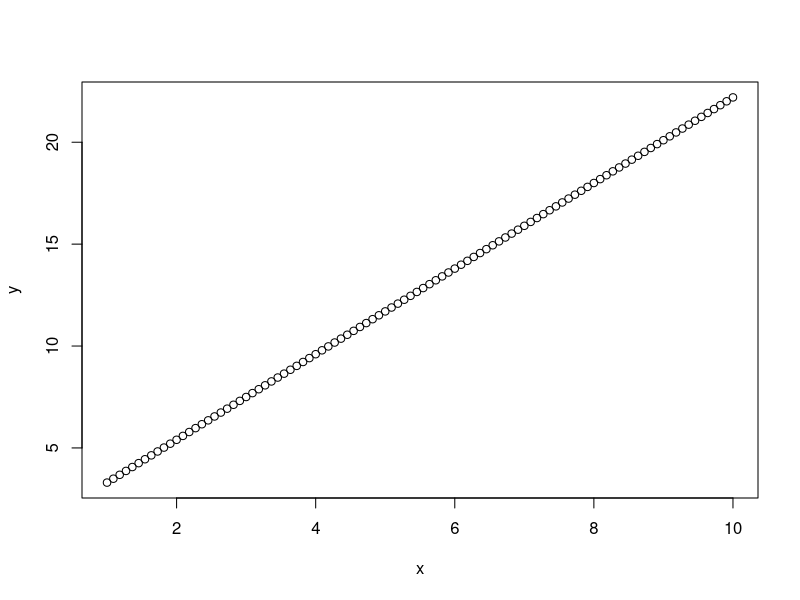
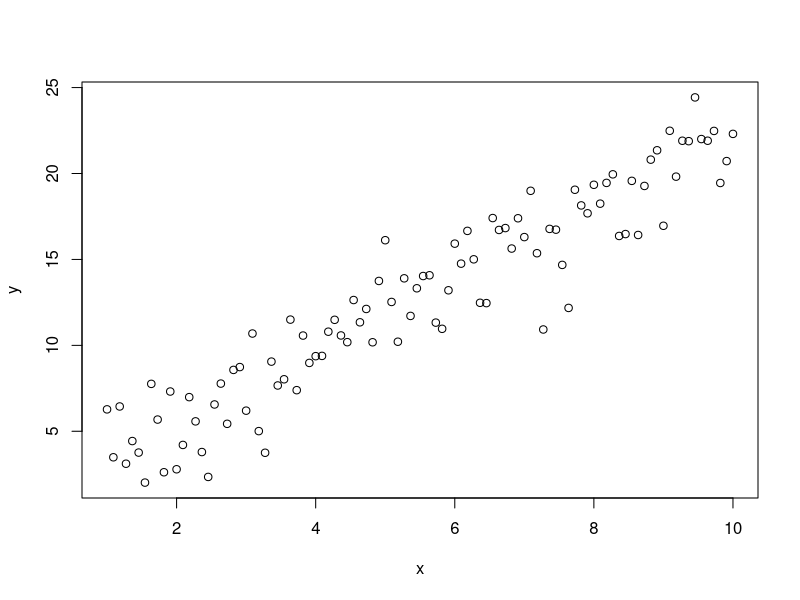
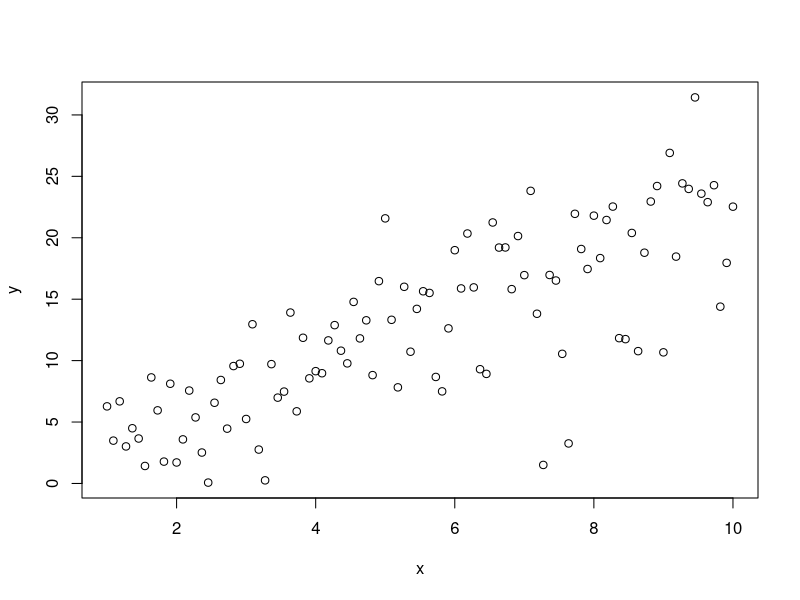
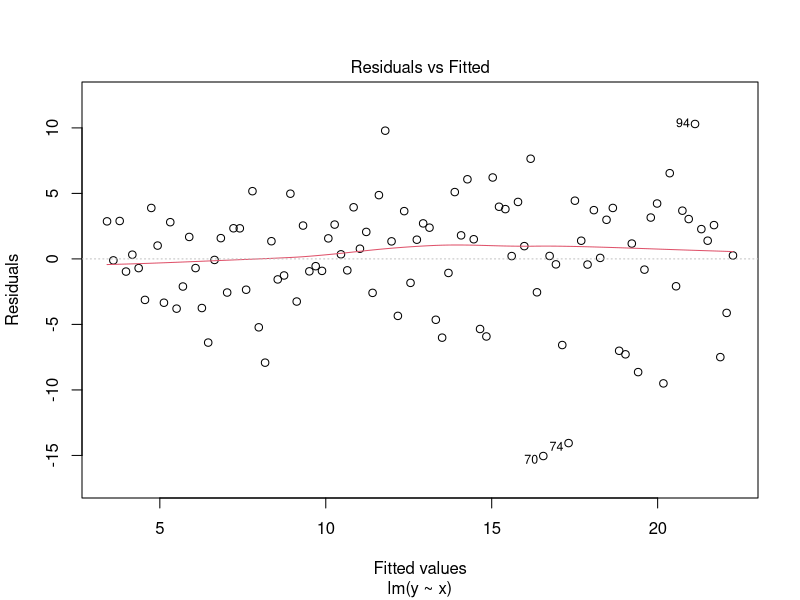
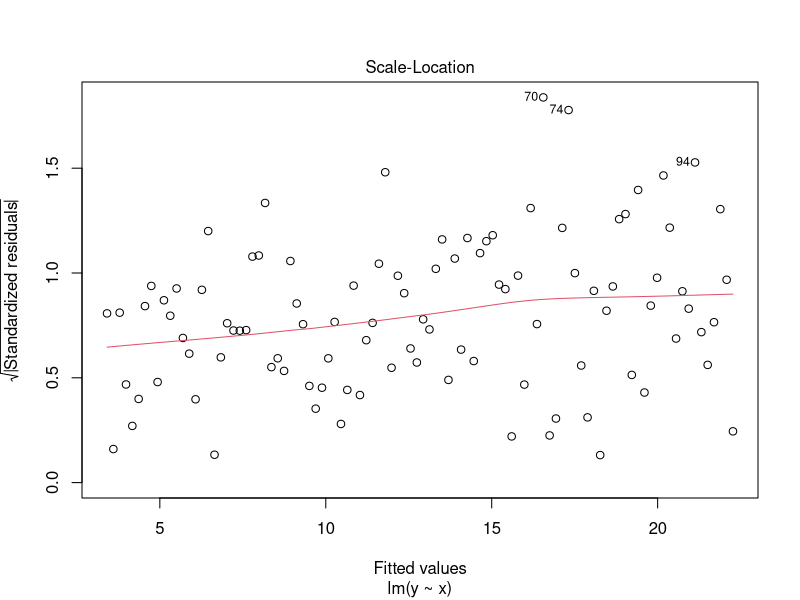
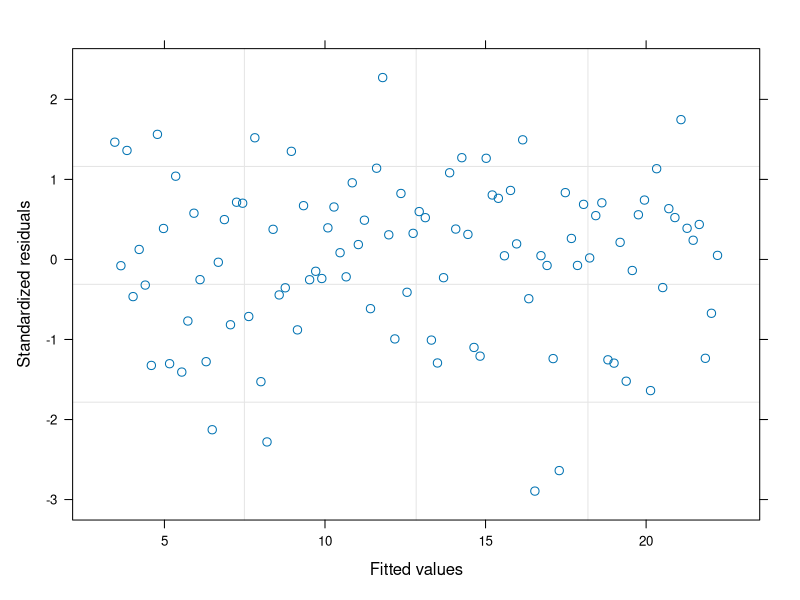
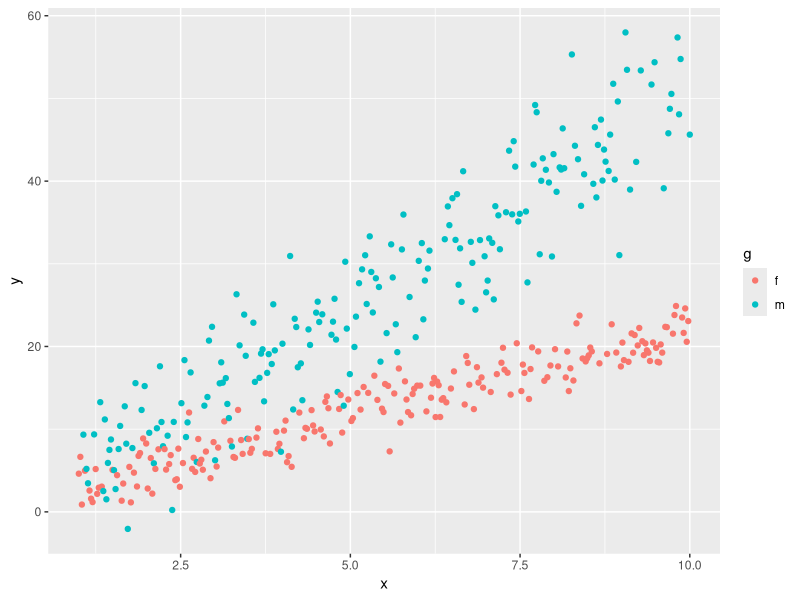
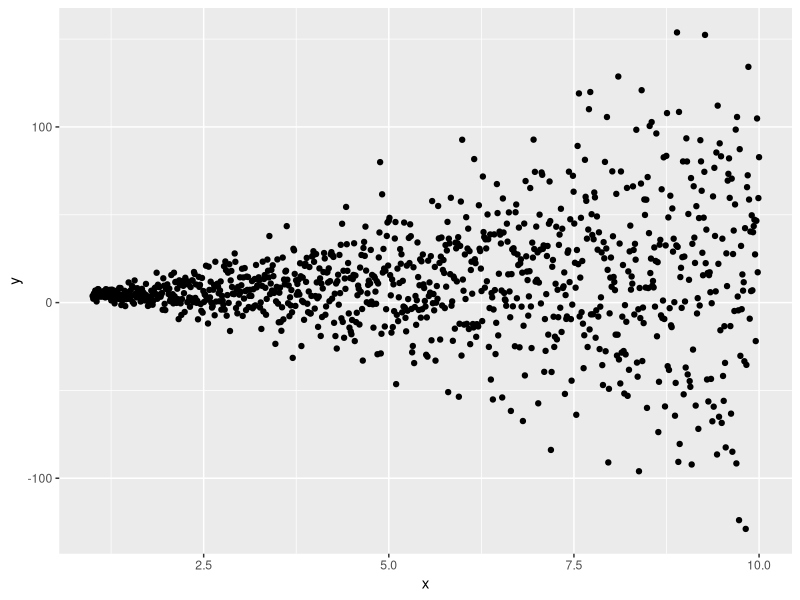

Write R code to recreate these figures, in order.
## ---- chunk 1
x <- seq(1,10, length.out = 100)
y <- 1.2 + 2.1 * x
plot(x, y)
## ---- chunk 2
set.seed(222)
noise <- rnorm(n = 100, mean = 0, sd = 2)
y <- 1.2 + 2.1 * x + noise
plot(x, y)

## ---- chunk 3
m <- lm(y ~ x)
summary(m)
## ---- chunk 4
set.seed(222)
noise <- rnorm(n = 100, mean = 0, sd = 2 * sqrt(x))
y <- 1.2 + 2.1 * x + noise
plot(x, y)
## ---- chunk 5
m2 <- lm(y ~ x)

## ---- chunk 6
m2 <- lm(y ~ x)
summary(m2)

## ---- chunk 7
plot(m2, which = 1)
plot(m2, which = 3)

## ---- chunk 8
library(nlme)
vm1 <- gls(y ~ x, weights = varFixed(~x))
summary(vm1)
## ---- chunk 9
plot(vm1)

## ---- chunk 10
m3 <- lm(y ~ x, weights = 1/x)
summary(m3)
## ---- chunk 11
set.seed(11)
n <- 400
x <- seq(1,10, length.out = n)
g <- sample(c("m","f"), size = n, replace = TRUE)
msd <- ifelse(g=="m", 2*2.5, 2)
y <- 1.2 + 2.1*x - 1.5*(g == "m") + 2.8*x*(g == "m") + rnorm(n, sd = msd)
d <- data.frame(y, x, g)

library(ggplot2)
ggplot(d, aes(x, y, color = g)) + 
  geom_point()

## ---- chunk 12
vm2 <- gls(y ~ x*g, data = d, weights = varIdent(form = ~ 1|g))
summary(vm2)

## ---- chunk 13
int <- intervals(vm2)

## ---- chunk 14
int$varStruct

## ---- chunk 15
int$sigma
## ---- chunk 16
set.seed(4)
n <- 1000
x <- seq(1,10,length.out = n)
y <- 1.2 + 2.1*x + rnorm(n, sd = 2*abs(x)^1.5)
d <- data.frame(y, x)
ggplot(d, aes(x, y)) + geom_point()

## ---- chunk 17
vm3 <- gls(y ~ x, data = d, weights = varPower(form = ~x))
summary(vm3)
int <- intervals(vm3)
int$varStruct
int$sigma

## ---- chunk 18
set.seed(55)
n <- 400
x <- seq(1, 10, length.out = n)
y <- 1.2 + 2.1*x + rnorm(n, sd = 2*exp(0.5*x))
d <- data.frame(y, x)
ggplot(d, aes(x, y)) + geom_point()
## ---- chunk 19
vm4 <- gls(y ~ x, data = d, weights = varExp(form = ~x))
summary(vm4)
int <- intervals(vm4)
int$varStruct
int$sigma

## ---- chunk 20
set.seed(4)
n <- 1000
x <- seq(1,10,length.out = n)
y <- 1.2 + 2.1*x + rnorm(n, sd = 2*abs(0.7 + x)^1.5)
d <- data.frame(y, x)
ggplot(d, aes(x, y)) + geom_point()

## ---- chunk 21
vm5 <- gls(y ~ x, data = d, weights = varConstPower(form = ~x))
summary(vm5)
int <- intervals(vm5)
int$varStruct
int$sigma

## ---- chunk 22
set.seed(77)
n <- 400
x <- seq(1, 3, length.out = n)
g <- sample(c("m","f"), size = n, replace = TRUE)
msd <- ifelse(g=="m", 2*2.5, 2) * exp(1.5*x)
y <- 1.2 + 2.1*x - 1.5*(g == "m") + 2.8*x*(g == "m") + rnorm(n, sd = msd)
d <- data.frame(y, x, g)
ggplot(d, aes(x, y, color = g)) + 
  geom_point()
## ---- chunk 23
vm6 <- gls(y ~ x*g, data = d, 
           weights = varComb(varIdent(form = ~ 1|g),
                             varExp(form = ~x)))
summary(vm6)
## ---- chunk 24
int <- intervals(vm6)
int$varStruct
int$sigma
## ---- chunk 25
sessionInfo()
